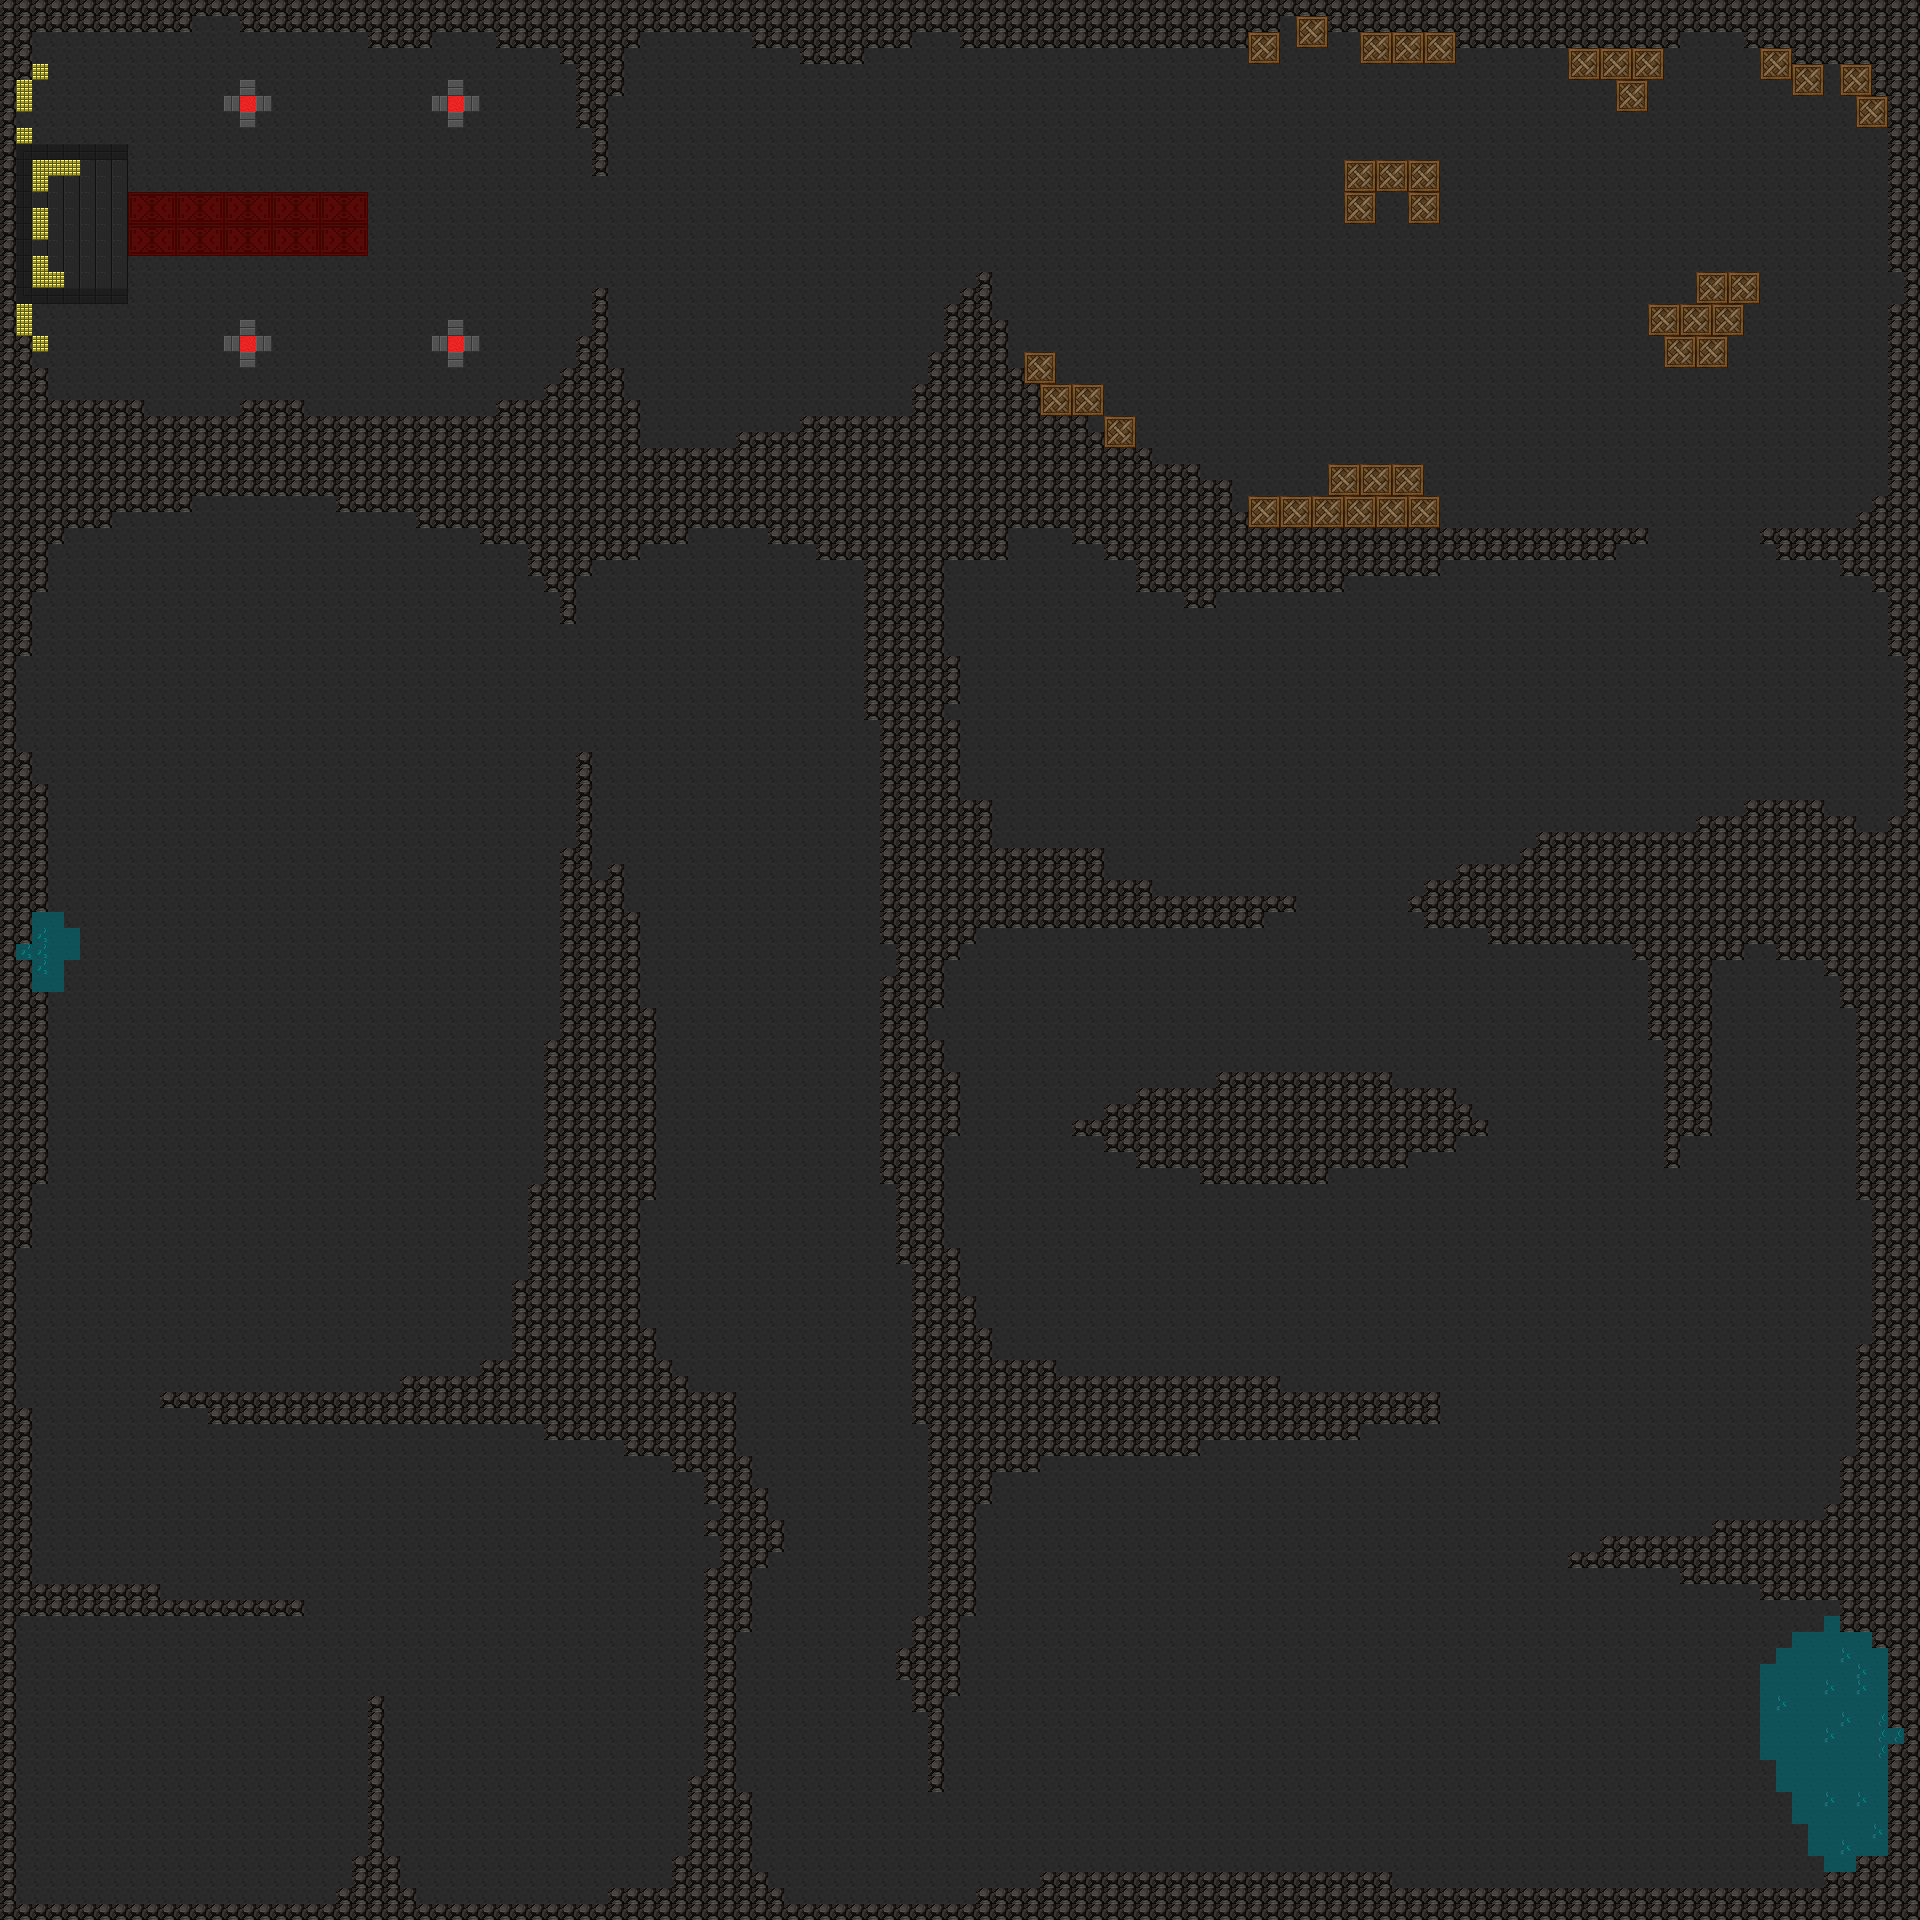

A 2D game scene composited from a Tiled map and its tileset images. What follows is a short description and the map's XML, with each tile layer's data collapsed to a summary:
An orthogonal 120x120 tile map with 16x16 px tiles, 4 tile layers (floor, walls, water, decoration) and 20 objects.

<map version="1.10" tiledversion="1.10.1" orientation="orthogonal" renderorder="right-down" width="120" height="120" tilewidth="16" tileheight="16" infinite="0" nextlayerid="6" nextobjectid="21">
 <tileset firstgid="1" source="forrestdefenders.tsx" />
 <layer id="1" name="floor" width="120" height="120">
  <properties>
   <property name="cost" type="int" value="0" />
  </properties>
  <data>[14400 cells, 14400 non-empty, 2 distinct tile ids]</data>
 </layer>
 <objectgroup id="5" name="Spawns">
  <object id="1" x="645.455" y="1509.88">
   <point />
  </object>
  <object id="2" x="608.667" y="1874.67">
   <point />
  </object>
  <object id="3" x="120" y="609.333">
   <point />
  </object>
  <object id="4" x="304.667" y="560.667">
   <point />
  </object>
  <object id="5" x="446.667" y="712.667">
   <point />
  </object>
  <object id="6" x="854" y="1208.67">
   <point />
  </object>
  <object id="7" x="1814.67" y="1663.33">
   <point />
  </object>
  <object id="8" x="1834" y="1720">
   <point />
  </object>
  <object id="9" x="1304" y="1696">
   <point />
  </object>
  <object id="10" x="1794.67" y="1015.33">
   <point />
  </object>
  <object id="11" x="1160.67" y="1018">
   <point />
  </object>
  <object id="12" x="1181.33" y="1324">
   <point />
  </object>
  <object id="13" x="1153.34" y="658.666">
   <point />
  </object>
  <object id="14" x="1826" y="676">
   <point />
  </object>
  <object id="15" x="1733.33" y="166.667">
   <point />
  </object>
  <object id="16" x="1496" y="341.333">
   <point />
  </object>
  <object id="17" x="1200" y="182.667">
   <point />
  </object>
  <object id="18" x="656" y="312">
   <point />
  </object>
  <object id="19" x="649.333" y="183.333">
   <point />
  </object>
  <object id="20" x="2162" y="696">
   <point />
  </object>
 </objectgroup>
 <layer id="2" name="walls" width="120" height="120">
  <properties>
   <property name="cost" type="int" value="1" />
  </properties>
  <data>[14400 cells, 3373 non-empty, 12 distinct tile ids]</data>
 </layer>
 <layer id="3" name="water" width="120" height="120">
  <properties>
   <property name="cost" type="int" value="0" />
  </properties>
  <data>[14400 cells, 113 non-empty, 4 distinct tile ids]</data>
 </layer>
 <layer id="4" name="decoration" width="120" height="120">
  <properties>
   <property name="cost" type="int" value="0" />
  </properties>
  <data>[14400 cells, 76 non-empty, 7 distinct tile ids]</data>
 </layer>
</map>
